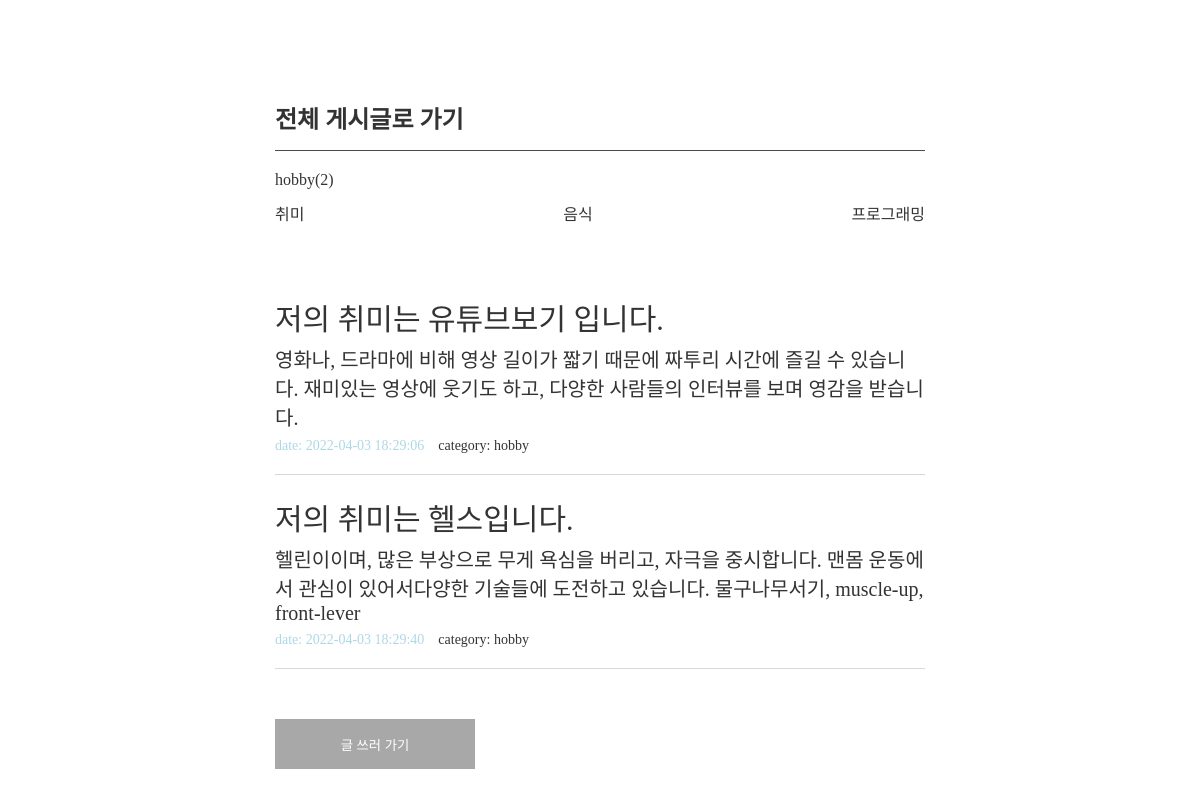
The page /category/hobby on the database as committed earlier.
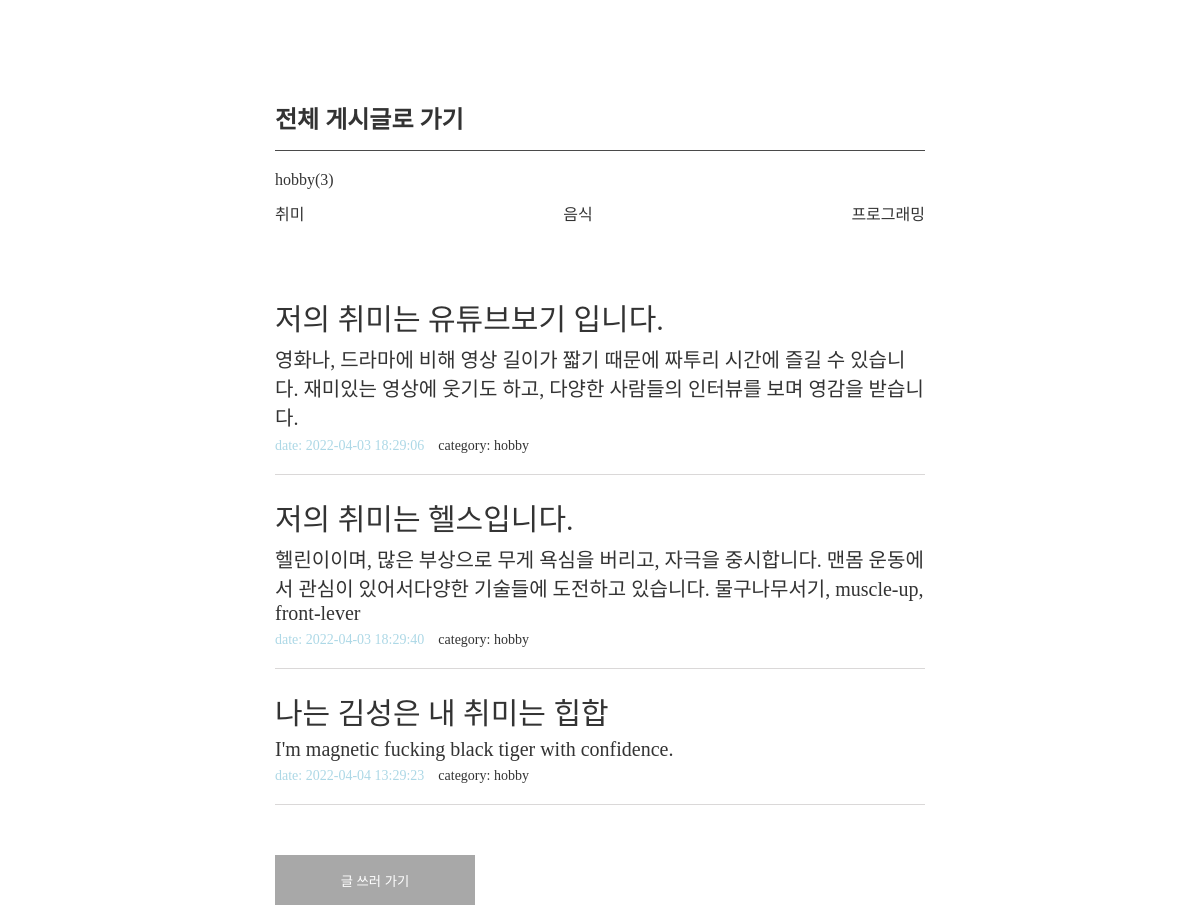
The same page on the database as committed later.
### blogApp/models.py (models this page shows, shortened)
class Article(models.Model):
    title = models.CharField(max_length=100)
    content = models.TextField()
    category = models.TextField(null=True, default='')
    date = models.TextField(null=True, default='')

### blogApp/views.py (the view)
# urls.py: path('category/<str:article_category>', views.category, name='category'),
def category(request, article_category):
    articles = Article.objects.all().filter(category = article_category)
    length = len(articles)
    return render(request, 'category.html', {
        'articles': articles,
        'length': length,
        'hobby': 'hobby',
        'food': 'food',
        'programming': 'programming',
        'article_category': article_category,
        })

### blogApp/templates/category.html (shortened to what this page needs)
{% load static %}
<!DOCTYPE html>
<html lang="en">
<head>
    <link rel="stylesheet" type="text/css" href="{% static 'common.css' %}"></link>
</head>
<body>
    <div id="wrap">
        <div class="container">
            <a href="{% url 'list'%}">
                <h2 class="title">전체 게시글로 가기</h2>
            </a>
            <ul>
                <div>
                    <p class="sub-title">{{article_category}}<span>({{length}})</span></p>
                </div>
                <div class="category">
                    <a href="{% url 'category' hobby %}">
                        <p>취미</p>
                    </a>
                    <a href="{% url 'category' food %}">
                        <p>음식</p>
                    </a>
                    <a href="{% url 'category' programming %}">
                        <p>프로그래밍</p>
                    </a>
                </div>
                {% for article in articles %}
                <a href="{% url 'detail' article.id %}">
                    <li class="item-box">
                        <p class="item-title">{{article.title}}</p>
                        <p class="item-content">{{article.content}}</p>
                        <div>
                            <span class="item-date">date: {{article.date}}</span>
                            <span class="item-category">category: {{article.category}}</span>
                        </div>
                    </li>
                </a>
                {% endfor %}
            </ul>
            <a class="go-write" href="{% url 'new' %}">
                <button class="back-list">
                    글 쓰러 가기
                </button>
            </a>
        </div>
    </div>
</body>
</html>

Rows that differ between the two databases and show on the page:
added Article: title "나는 김성은 내 취미는 힙합", content "I'm magnetic fucking black tiger with confidence.", date "2022-04-04 13:29:23", category "hobby"
Other text that changed with them:
{{ length }}: "2" → "3"
